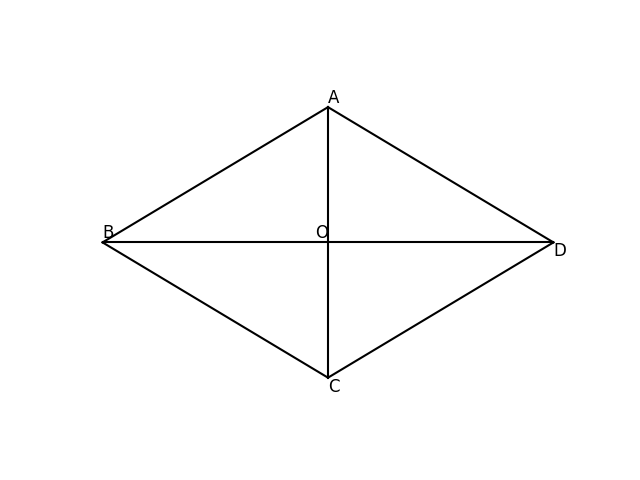

Write the Python code that produced this figure.
import matplotlib.pyplot as plt
import numpy as np

# Define the points of the quadrilateral
A = np.array([0, 3])
B = np.array([-5, 0])
C = np.array([0, -3])
D = np.array([5, 0])
O = np.array([0, 0])

# Create a figure and axis
fig, ax = plt.subplots()

# Plot the quadrilateral
ax.plot([A[0], B[0]], [A[1], B[1]], color='k')
ax.plot([B[0], C[0]], [B[1], C[1]], color='k')
ax.plot([C[0], D[0]], [C[1], D[1]], color='k')
ax.plot([D[0], A[0]], [D[1], A[1]], color='k')

# Plot the diagonals
ax.plot([A[0], C[0]], [A[1], C[1]], color='k')
ax.plot([B[0], D[0]], [B[1], D[1]], color='k')

# Add labels
ax.text(A[0], A[1], 'A', fontsize=12, verticalalignment='bottom')
ax.text(B[0], B[1], 'B', fontsize=12, verticalalignment='bottom')
ax.text(C[0], C[1], 'C', fontsize=12, verticalalignment='top')
ax.text(D[0], D[1], 'D', fontsize=12, verticalalignment='top')
ax.text(O[0], O[1], 'O', fontsize=12, verticalalignment='bottom', horizontalalignment='right')

ax.set_xticks([])
ax.set_yticks([])
ax.set_aspect('equal')

plt.box(False)
plt.show()
